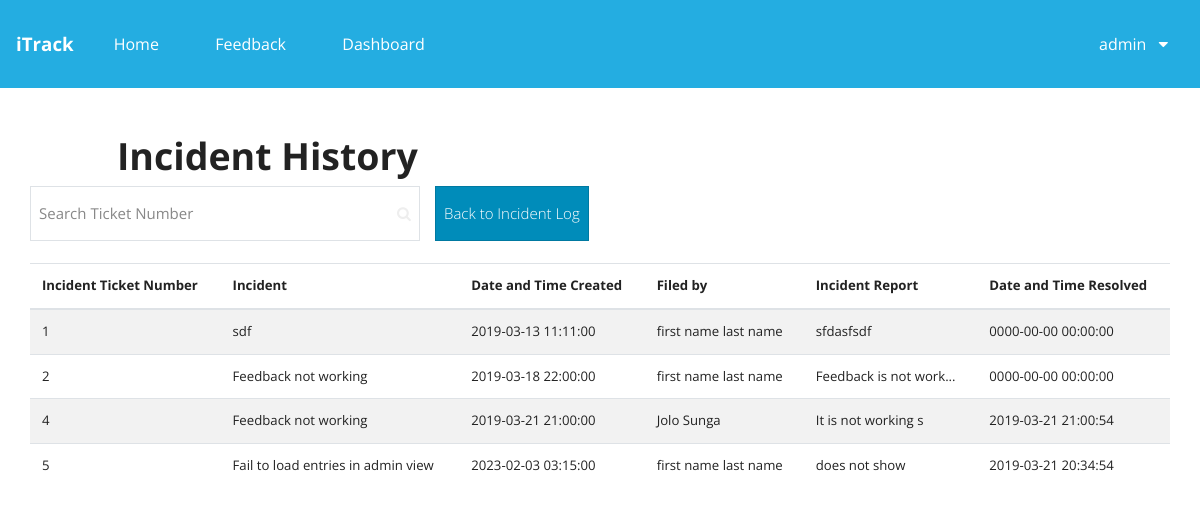
The app's page /itrackfinal/incidenthistory.php (signed in) with its own data.
### tables this page shows
CREATE TABLE `incident_mgmt` (
  `incidentTicket` int(11) NOT NULL,
  `incident` varchar(300) NOT NULL,
  `date_time` datetime NOT NULL,
  `incidentInv` varchar(300) NOT NULL,
  `incidentReport` longtext NOT NULL,
  `incidentCategory` varchar(100) NOT NULL,
  `incidentPriority` varchar(100) NOT NULL,
  `incidentDesc` varchar(300) NOT NULL,
  `is_closed` tinyint(1) NOT NULL,
  `is_archived` tinyint(1) NOT NULL,
  `resolved_at` datetime NOT NULL,
  `closed_by` varchar(11) NOT NULL
);

CREATE TABLE `users` (
  `isAdmin` tinyint(1) NOT NULL,
  `idUsers` int(11) NOT NULL,
  `fnameUser` varchar(256) NOT NULL,
  `mnameUser` varchar(256) NOT NULL,
  `lnameUser` varchar(256) NOT NULL,
  `uidUsers` varchar(256) NOT NULL,
  `pwdUsers` varchar(256) NOT NULL,
  `isDeleted` tinyint(1) NOT NULL
);

### itrackfinal/incidenthistory.php (the view, shortened to what this page needs)
<?php
    include 'includes/dbh.inc.php';
    $sql = "SELECT * from incident_mgmt left join users user2 on closed_by = user2.idUsers  join users user1 on incidentInv  = user1.idUsers where is_closed = 1";
    $result = $conn->query($sql);
	require "adminheader.php";
?>
<!DOCTYPE html>
<html lang="en">
<link rel="stylesheet" href="assets/css/style.css">
    <link href="//maxcdn.bootstrapcdn.com/font-awesome/4.7.0/css/font-awesome.min.css" rel="stylesheet">
<body>
<br>
     <br>
     <h1 class="loginheader" align="left">&nbsp;&nbsp;&nbsp;&nbsp;&nbsp;&nbsp;&nbsp;&nbsp;&nbsp;&nbsp;&nbsp;&nbsp;Incident History</h1>
     <div class="container">
        <div class="row">
            <div class="col-md-4">
                <div class="input-group">
                    <input class="form-control py-2 border-right-0 border" type="text" placeholder="Search Ticket Number" class=form-control>
                    <span class="input-group-append">
                        <button class="btn btn-outline-secondary border-left-0 border" type="button">
                            <i class="fa fa-search"></i>
                        </button>
                    </span>
                </div>
            </div>
<button  type="incidentMgmt" id="incidenMgmt" class="btn btn-primary" formation="/homeitrack.php">
    <a href= "incidentMgmt.php" style="color:white;text-decoration:none"> Back to Incident Log</a>
                           </button>
        </div>
<br>
        <div class="row">
            <div class="container">
                <table class="table table-striped">
                <thead>
                    <th>Incident Ticket Number</th>
                    <th>Incident</th>
                    <th>Date and Time Created</th>
                    <th>Filed by</th>
                    <th>Incident Report</th>
                    <th>Date and Time Resolved</th>
                </thead>
                <tbody>
                    <?php
                        if($conn->affected_rows == 0){
                    ?>
                    <?php }else {
                        while($row = $result->fetch_array()){
                            $report = $row['incidentReport'];
                            $report = (strlen($report) > 20) ? substr($report, 0, 20) . '...' : $report;
                            $userName = $row['fnameUser'].' '.$row['lnameUser'];
                            $resolvedAt = $row['resolved_at'];
                            echo '<tr>';
                            echo '<td>'.$row['incidentTicket'].'</td>';
                            echo '<td>'.$row['incident'].'</td>';
                            echo '<td>'.$row['date_time'].'</td>';
                            echo "<td>$userName</td>";
                            echo "<td>$report </td>";
                            echo "<td>$resolvedAt</td>";
                            echo '</tr>';
                        }
                    } ?>
                </tbody>
            </table>
</body>
</html>

### itrackfinal/assets/css/style.css (style rules this page uses)
.loginheader { font-weight: bold; }
*, *:before, *:after { box-sizing: inherit; }

### records on screen
incident_mgmt: incidentTicket "1", incident "sdf", date_time "2019-03-13 11:11:00", users.fnameUser+lnameUser "first name last name", incidentReport "sfdasfsdf", resolved_at "0000-00-00 00:00:00"
incident_mgmt: incidentTicket "2", incident "Feedback not working", date_time "2019-03-18 22:00:00", users.fnameUser+lnameUser "first name last name", incidentReport "Feedback is not work...", resolved_at "0000-00-00 00:00:00"
incident_mgmt: incidentTicket "4", incident "Feedback not working", date_time "2019-03-21 21:00:00", users.fnameUser+lnameUser "Jolo Sunga", incidentReport "It is not working s", resolved_at "2019-03-21 21:00:54"
incident_mgmt: incidentTicket "5", incident "Fail to load entries in admin view", date_time "2023-02-03 03:15:00", users.fnameUser+lnameUser "first name last name", incidentReport "does not show", resolved_at "2019-03-21 20:34:54"

### other values on screen
$_SESSION['userUid'] "admin"
